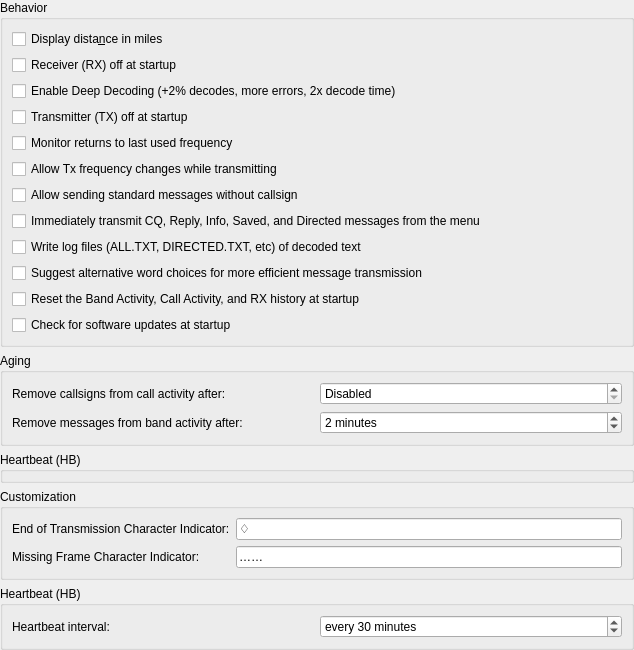
             <widget class="QWidget" name="scrollAreaWidgetContents_2">
              <property name="geometry">
               <rect>
                <x>0</x>
                <y>0</y>
                <width>634</width>
                <height>606</height>
               </rect>
              </property>
              <layout class="QVBoxLayout" name="verticalLayout_26">
               <property name="leftMargin">
                <number>0</number>
               </property>
               <property name="topMargin">
                <number>0</number>
               </property>
               <property name="rightMargin">
                <number>0</number>
               </property>
               <property name="bottomMargin">
                <number>0</number>
               </property>
               <item>
                <widget class="QGroupBox" name="behaviour_group_box">
                 <property name="title">
                  <string>Behavior</string>
                 </property>
                 <layout class="QVBoxLayout" name="verticalLayout_8">
                  <item>
                   <widget class="QCheckBox" name="miles_check_box">
                    <property name="enabled">
                     <bool>true</bool>
                    </property>
                    <property name="toolTip">
                     <string>Show distance to DX station in miles rather than kilometers.</string>
                    </property>
                    <property name="text">
                     <string>Display dista&amp;nce in miles</string>
                    </property>
                   </widget>
                  </item>
                  <item>
                   <widget class="QCheckBox" name="monitor_off_check_box">
                    <property name="toolTip">
                     <string>Don't start decoding until the monitor button is clicked.</string>
                    </property>
                    <property name="text">
                     <string>Receiver (RX) off at startup</string>
                    </property>
                    <property name="checked">
                     <bool>false</bool>
                    </property>
                   </widget>
                  </item>
                  <item>
                   <widget class="QCheckBox" name="deep_decoding_check_box">
                    <property name="text">
                     <string>Enable Deep Decoding (+2% decodes, more errors, 2x decode time)</string>
                    </property>
                    <property name="checked">
                     <bool>false</bool>
                    </property>
                   </widget>
                  </item>
                  <item>
                   <widget class="QCheckBox" name="transmit_off_check_box">
                    <property name="text">
                     <string>Transmitter (TX) off at startup</string>
                    </property>
                   </widget>
                  </item>
                  <item>
                   <widget class="QCheckBox" name="monitor_last_used_check_box">
                    <property name="visible">
                     <bool>false</bool>
                    </property>
                    <property name="toolTip">
                     <string>&lt;html&gt;&lt;head/&gt;&lt;body&gt;&lt;p&gt;Check this if you wish to automatically return to the last monitored frequency when monitor is enabled, leave it unchecked if you wish to have the current rig frequency maintained.&lt;/p&gt;&lt;/body&gt;&lt;/html&gt;</string>
                    </property>
                    <property name="text">
                     <string>Monitor returns to last used frequency</string>
                    </property>
                   </widget>
                  </item>
                  <item>
                   <widget class="QCheckBox" name="tx_qsy_check_box">
                    <property name="enabled">
                     <bool>true</bool>
                    </property>
                    <property name="toolTip">
                     <string>&lt;html&gt;&lt;head/&gt;&lt;body&gt;&lt;p&gt;Some rigs are not able to process CAT commands while transmitting. This means that if you are operating in split mode you may have to uncheck this option.&lt;/p&gt;&lt;/body&gt;&lt;/html&gt;</string>
                    </property>
                    <property name="text">
                     <string>Allow Tx frequency changes while transmitting</string>
                    </property>
                   </widget>
                  </item>
                  <item>
                   <widget class="QCheckBox" name="avoid_forced_identify_check_box">
                    <property name="text">
                     <string>Allow sending standard messages without callsign</string>
                    </property>
                   </widget>
                  </item>
                  <item>
                   <widget class="QCheckBox" name="transmit_directed_check_box">
                    <property name="text">
                     <string>Immediately transmit CQ, Reply, Info, Saved, and Directed messages from the menu</string>
                    </property>
                   </widget>
                  </item>
                  <item>
                   <widget class="QCheckBox" name="write_logs_check_box">
                    <property name="text">
                     <string>Write log files (ALL.TXT, DIRECTED.TXT, etc) of decoded text</string>
                    </property>
                   </widget>
                  </item>
                  <item>
                   <widget class="QCheckBox" name="spellcheck_check_box">
                    <property name="text">
                     <string>Suggest alternative word choices for more efficient message transmission</string>
                    </property>
                   </widget>
                  </item>
                  <item>
                   <widget class="QCheckBox" name="reset_activity_check_box">
                    <property name="text">
                     <string>Reset the Band Activity, Call Activity, and RX history at startup</string>
                    </property>
                   </widget>
                  </item>
                  <item>
                   <widget class="QCheckBox" name="checkForUpdates_checkBox">
                    <property name="text">
                     <string>Check for software updates at startup</string>
                    </property>
                   </widget>
                  </item>
                 </layout>
                </widget>
               </item>
               <item>
                <widget class="QGroupBox" name="groupBox_15">
                 <property name="title">
                  <string>Aging</string>
                 </property>
                 <layout class="QVBoxLayout" name="verticalLayout_22">
                  <item>
                   <layout class="QHBoxLayout" name="horizontalLayout_155">
                    <item>
                     <widget class="QLabel" name="ping_label_11">
                      <property name="text">
                       <string>Remove callsigns from call activity after:</string>
                      </property>
                      <property name="buddy">
                       <cstring>callsign_aging_spin_box</cstring>
                      </property>
                     </widget>
                    </item>
                    <item>
                     <widget class="QSpinBox" name="callsign_aging_spin_box">
                      <property name="toolTip">
                       <string>&lt;html&gt;&lt;head/&gt;&lt;body&gt;&lt;p&gt;Number of minutes between unattended pings&lt;/p&gt;&lt;/body&gt;&lt;/html&gt;</string>
                      </property>
                      <property name="specialValueText">
                       <string>Disabled</string>
                      </property>
                      <property name="suffix">
                       <string> minutes</string>
                      </property>
                      <property name="prefix">
                       <string/>
                      </property>
                      <property name="minimum">
                       <number>0</number>
                      </property>
                      <property name="maximum">
                       <number>1440</number>
                      </property>
                      <property name="singleStep">
                       <number>1</number>
                      </property>
                      <property name="value">
                       <number>0</number>
                      </property>
                     </widget>
                    </item>
                   </layout>
                  </item>
                  <item>
                   <layout class="QHBoxLayout" name="horizontalLayout_156">
                    <item>
                     <widget class="QLabel" name="ping_label_12">
                      <property name="text">
                       <string>Remove messages from band activity after:</string>
                      </property>
                      <property name="buddy">
                       <cstring>callsign_aging_spin_box</cstring>
                      </property>
                     </widget>
                    </item>
                    <item>
                     <widget class="QSpinBox" name="activity_aging_spin_box">
                      <property name="toolTip">
                       <string>&lt;html&gt;&lt;head/&gt;&lt;body&gt;&lt;p&gt;Number of minutes between unattended pings&lt;/p&gt;&lt;/body&gt;&lt;/html&gt;</string>
                      </property>
                      <property name="specialValueText">
                       <string>Disabled</string>
                      </property>
                      <property name="suffix">
                       <string> minutes</string>
                      </property>
                      <property name="prefix">
                       <string/>
                      </property>
                      <property name="minimum">
                       <number>0</number>
                      </property>
                      <property name="maximum">
                       <number>1440</number>
                      </property>
                      <property name="singleStep">
                       <number>1</number>
                      </property>
                      <property name="value">
                       <number>2</number>
                      </property>
                     </widget>
                    </item>
                   </layout>
                  </item>
                 </layout>
                </widget>
               </item>
               <item>
                <widget class="QGroupBox" name="heartbeatGroupBox">
                 <property name="visible">
                  <bool>false</bool>
                 </property>
                 <property name="title">
                  <string>Heartbeat (HB)</string>
                 </property>
                </widget>
               </item>
               <item>
                <widget class="QGroupBox" name="groupBox_12">
                 <property name="title">
                  <string>Customization</string>
                 </property>
                 <layout class="QFormLayout" name="formLayout_2">
                  <item row="0" column="0">
                   <widget class="QLabel" name="label_24">
                    <property name="text">
                     <string>End of Transmission Character Indicator:</string>
                    </property>
                   </widget>
                  </item>
                  <item row="0" column="1">
                   <widget class="QLineEdit" name="eot_line_edit">
                    <property name="toolTip">
                     <string>&lt;html&gt;&lt;head/&gt;&lt;body&gt;&lt;p&gt;Character to display when a transmission has been detected to have ended. &lt;/p&gt;&lt;/body&gt;&lt;/html&gt;</string>
                    </property>
                    <property name="text">
                     <string>♢</string>
                    </property>
                    <property name="maxLength">
                     <number>2</number>
                    </property>
                   </widget>
                  </item>
                  <item row="1" column="0">
                   <widget class="QLabel" name="label_32">
                    <property name="text">
                     <string>Missing Frame Character Indicator:</string>
                    </property>
                   </widget>
                  </item>
                  <item row="1" column="1">
                   <widget class="QLineEdit" name="mfi_line_edit">
                    <property name="toolTip">
                     <string>&lt;html&gt;&lt;head/&gt;&lt;body&gt;&lt;p&gt;Character sequence to display when a transmission has been detected to have a missing frame. &lt;/p&gt;&lt;/body&gt;&lt;/html&gt;</string>
                    </property>
                    <property name="text">
                     <string>……</string>
                    </property>
                   </widget>
                  </item>
                 </layout>
                </widget>
               </item>
               <item>
                <spacer name="verticalSpacer_5">
                 <property name="orientation">
                  <enum>Qt::Orientation::Vertical</enum>
                 </property>
                 <property name="sizeHint" stdset="0">
                  <size>
                   <width>20</width>
                   <height>40</height>
                  </size>
                 </property>
                </spacer>
               </item>
               <item>
                <widget class="QGroupBox" name="heartbeatGroupBoxOld">
                 <property name="visible">
                  <bool>false</bool>
                 </property>
                 <property name="title">
                  <string>Heartbeat (HB)</string>
                 </property>
                 <layout class="QVBoxLayout" name="verticalLayout_21">
                  <item>
                   <layout class="QHBoxLayout" name="horizontalLayout_15">
                    <item>
                     <widget class="QLabel" name="ping_label_10">
                      <property name="visible">
                       <bool>false</bool>
                      </property>
                      <property name="text">
                       <string>Heartbeat interval:</string>
                      </property>
                     </widget>
                    </item>
                    <item>
                     <widget class="QSpinBox" name="heartbeat_spin_box">
                      <property name="visible">
                       <bool>false</bool>
                      </property>
                      <property name="toolTip">
                       <string>&lt;html&gt;&lt;head/&gt;&lt;body&gt;&lt;p&gt;Number of minutes between unattended heartbeat transmissions.&lt;/p&gt;&lt;/body&gt;&lt;/html&gt;</string>
                      </property>
                      <property name="specialValueText">
                       <string>Disabled</string>
                      </property>
                      <property name="suffix">
                       <string> minutes</string>
                      </property>
                      <property name="prefix">
                       <string>every </string>
                      </property>
                      <property name="minimum">
                       <number>0</number>
                      </property>
                      <property name="maximum">
                       <number>1440</number>
                      </property>
                      <property name="singleStep">
                       <number>5</number>
                      </property>
                      <property name="value">
                       <number>30</number>
                      </property>
                     </widget>
                    </item>
                   </layout>
                  </item>
                  <item>
                   <spacer name="verticalSpacer_2">
                    <property name="orientation">
                     <enum>Qt::Orientation::Vertical</enum>
                    </property>
                    <property name="sizeHint" stdset="0">
                     <size>
                      <width>20</width>
                      <height>20</height>
                     </size>
                    </property>
                   </spacer>
                  </item>
                 </layout>
                </widget>
               </item>
              </layout>
             </widget>
